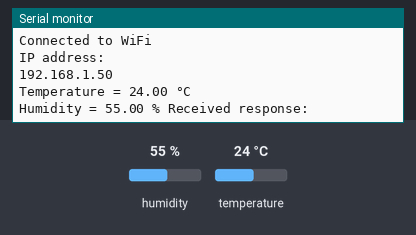
Bench run of a sketch on a simulated ESP8266 (NodeMCU). Shown: the last lines printed to the serial monitor. The test bench sets the inputs (shaded band); at power-on: humidity 55 %, temperature 24 °C. WiFi joins after 1.5 s; servers stay silent unless stated; uploads are accepted with an empty reply.

Above: at 3.2 s.
3.3 s: humidity set to 22 %
At 10.3 s:
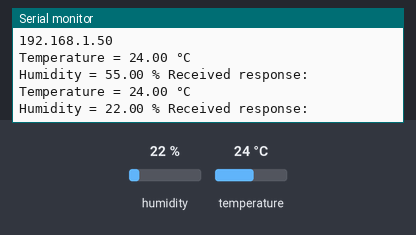
10.6 s: temperature set to 12 °C
At 16.8 s:
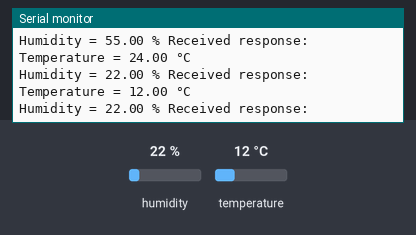
17.9 s: humidity set to 40 %
At 22.9 s:
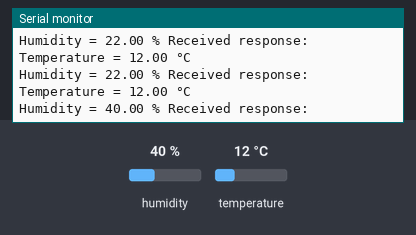
Timing chart, 0 to 24.4 s (numbered marks = the images above; inputs shaded):
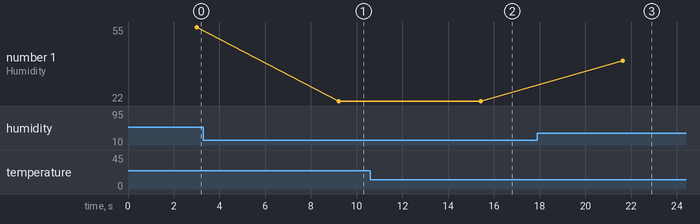

Measured:
- after the input at 3.3 s, the serial monitor: prints a new line after 5.9 s (image 1)
- after the input at 10.6 s, the serial monitor: prints a new line after 4.8 s (image 2)
- after the input at 17.9 s, the serial monitor: prints a new line after 3.7 s (image 3)
- plotted number 1: 55 → 22 after the input at 3.3 s, 22 → 40 after the input at 17.9 s

The sketch:

1.ino
```cpp
#include <ESP8266WiFi.h>
#include <ESP8266HTTPClient.h>
#include "DHT.h"
#define dataPin D7 // Defines pin number to which the sensor is connected
DHT dht(D7, DHT22);
WiFiClient client;
HTTPClient http;

//const char* ssid = "HP 0263";
//const char* password = "a502<M22";
const char* ssid = "Motorola Edge 30";
const char* password = "hitksuman";
//const char* serverURL = "http://192.168.137.95:8000/esp32_data_view/";
const char* serverURL = "http://192.168.173.65:8000/esp32_data_view/";

void setup() {
  Serial.begin(115200);
  Serial.println("DHTxx test!");
  dht.begin();
  // Connect to Wi-Fi
  WiFi.begin(ssid, password);
  while (WiFi.status() != WL_CONNECTED) {
    delay(1000);
    Serial.println("Connecting to WiFi...");
  }
  Serial.println("Connected to WiFi");
  Serial.println("IP address: ");
  Serial.println(WiFi.localIP());
}

void loop() {
  // Simulate sensor readings
  delay(1000);
  float random1 = dht.readTemperature(); // Gets the values of the temperature
  float random2 = dht.readHumidity();
  Serial.print("Temperature = ");
  Serial.print(random1);
  Serial.println(" °C ");
  Serial.print("Humidity = ");
  Serial.print(random2);
  Serial.print(" % ");

  String data1 = String(random1);
  String data2 = String(random2);
  // Create a JSON payload with the sensor data
//  String payload = "Random 1 =" + String(random1) + "& Random 2 =" + String(random2);
//
//  // Make a POST request to the Django server
//  //  HttpClient http;
//  http.begin(client, serverURL);
//  http.addHeader("Content-Type", "application/json");
//  int httpResponseCode = http.POST(payload);
//
//  // Check the response from the server
//  if (httpResponseCode == HTTP_CODE_OK) {
//    //String response = http.getString();
//    Serial.print("HTTP Response code: ");
//    Serial.println(httpResponseCode);
//  } else {
//    Serial.println("Error sending request. Error code: ");
//    Serial.println(httpResponseCode);
//  }
//  http.end();
//
//  delay(5000);  // Wait for 5 seconds before sending the next request
//}
  sendDataToServer(data1, data2);

  delay(5000); // Delay between each data transmission
}

void sendDataToServer(const String& data1, const String& data2) {
  HTTPClient http;

  // Specify the server and resource path
  String url = serverURL;

  // Create the POST request payload
  String payload = "data1=" + data1 + "&data2=" + data2;

  // Make POST request
  http.begin(client, serverURL);
  http.addHeader("Content-Type", "application/json");
  int httpCode = http.POST(payload);

  // Check the HTTP response code
  if (httpCode == HTTP_CODE_OK) {
    String response = http.getString();
    Serial.println("Received response: " + response);
    // Handle the response as needed
  } else {
    Serial.println("Error: HTTP request failed with code " + String(httpCode));
  }

  http.end();
}
```
